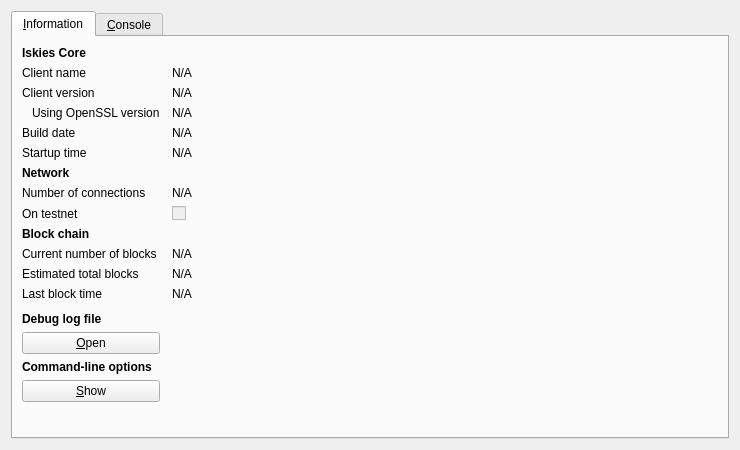
<?xml version="1.0" encoding="UTF-8"?>
<ui version="4.0">
 <class>RPCConsole</class>
 <widget class="QDialog" name="RPCConsole">
  <property name="geometry">
   <rect>
    <x>0</x>
    <y>0</y>
    <width>740</width>
    <height>450</height>
   </rect>
  </property>
  <property name="windowTitle">
   <string>Iskies - Debug window</string>
  </property>
  <layout class="QVBoxLayout" name="verticalLayout_2">
   <item>
    <widget class="QTabWidget" name="tabWidget">
     <property name="currentIndex">
      <number>0</number>
     </property>
     <widget class="QWidget" name="tab_info">
      <attribute name="title">
       <string>&amp;Information</string>
      </attribute>
      <layout class="QGridLayout" name="gridLayout" columnstretch="0,1">
       <property name="horizontalSpacing">
        <number>12</number>
       </property>
       <item row="0" column="0">
        <widget class="QLabel" name="label_9">
         <property name="font">
          <font>
           <weight>75</weight>
           <bold>true</bold>
          </font>
         </property>
         <property name="text">
          <string>Iskies Core</string>
         </property>
        </widget>
       </item>
       <item row="1" column="0">
        <widget class="QLabel" name="label_5">
         <property name="text">
          <string>Client name</string>
         </property>
        </widget>
       </item>
       <item row="1" column="1">
        <widget class="QLabel" name="clientName">
         <property name="cursor">
          <cursorShape>IBeamCursor</cursorShape>
         </property>
         <property name="text">
          <string>N/A</string>
         </property>
         <property name="textFormat">
          <enum>Qt::PlainText</enum>
         </property>
         <property name="textInteractionFlags">
          <set>Qt::LinksAccessibleByMouse|Qt::TextSelectableByKeyboard|Qt::TextSelectableByMouse</set>
         </property>
        </widget>
       </item>
       <item row="2" column="0">
        <widget class="QLabel" name="label_6">
         <property name="text">
          <string>Client version</string>
         </property>
        </widget>
       </item>
       <item row="2" column="1">
        <widget class="QLabel" name="clientVersion">
         <property name="cursor">
          <cursorShape>IBeamCursor</cursorShape>
         </property>
         <property name="text">
          <string>N/A</string>
         </property>
         <property name="textFormat">
          <enum>Qt::PlainText</enum>
         </property>
         <property name="textInteractionFlags">
          <set>Qt::LinksAccessibleByMouse|Qt::TextSelectableByKeyboard|Qt::TextSelectableByMouse</set>
         </property>
        </widget>
       </item>
       <item row="3" column="0">
        <widget class="QLabel" name="label_14">
         <property name="text">
          <string>Using OpenSSL version</string>
         </property>
         <property name="indent">
          <number>10</number>
         </property>
        </widget>
       </item>
       <item row="3" column="1">
        <widget class="QLabel" name="openSSLVersion">
         <property name="cursor">
          <cursorShape>IBeamCursor</cursorShape>
         </property>
         <property name="text">
          <string>N/A</string>
         </property>
         <property name="textFormat">
          <enum>Qt::PlainText</enum>
         </property>
         <property name="textInteractionFlags">
          <set>Qt::LinksAccessibleByMouse|Qt::TextSelectableByKeyboard|Qt::TextSelectableByMouse</set>
         </property>
        </widget>
       </item>
       <item row="4" column="0">
        <widget class="QLabel" name="label_12">
         <property name="text">
          <string>Build date</string>
         </property>
        </widget>
       </item>
       <item row="4" column="1">
        <widget class="QLabel" name="buildDate">
         <property name="cursor">
          <cursorShape>IBeamCursor</cursorShape>
         </property>
         <property name="text">
          <string>N/A</string>
         </property>
         <property name="textFormat">
          <enum>Qt::PlainText</enum>
         </property>
         <property name="textInteractionFlags">
          <set>Qt::LinksAccessibleByMouse|Qt::TextSelectableByKeyboard|Qt::TextSelectableByMouse</set>
         </property>
        </widget>
       </item>
       <item row="5" column="0">
        <widget class="QLabel" name="label_13">
         <property name="text">
          <string>Startup time</string>
         </property>
        </widget>
       </item>
       <item row="5" column="1">
        <widget class="QLabel" name="startupTime">
         <property name="cursor">
          <cursorShape>IBeamCursor</cursorShape>
         </property>
         <property name="text">
          <string>N/A</string>
         </property>
         <property name="textFormat">
          <enum>Qt::PlainText</enum>
         </property>
         <property name="textInteractionFlags">
          <set>Qt::LinksAccessibleByMouse|Qt::TextSelectableByKeyboard|Qt::TextSelectableByMouse</set>
         </property>
        </widget>
       </item>
       <item row="6" column="0">
        <widget class="QLabel" name="label_11">
         <property name="font">
          <font>
           <weight>75</weight>
           <bold>true</bold>
          </font>
         </property>
         <property name="text">
          <string>Network</string>
         </property>
        </widget>
       </item>
       <item row="7" column="0">
        <widget class="QLabel" name="label_7">
         <property name="text">
          <string>Number of connections</string>
         </property>
        </widget>
       </item>
       <item row="7" column="1">
        <widget class="QLabel" name="numberOfConnections">
         <property name="cursor">
          <cursorShape>IBeamCursor</cursorShape>
         </property>
         <property name="text">
          <string>N/A</string>
         </property>
         <property name="textFormat">
          <enum>Qt::PlainText</enum>
         </property>
         <property name="textInteractionFlags">
          <set>Qt::LinksAccessibleByMouse|Qt::TextSelectableByKeyboard|Qt::TextSelectableByMouse</set>
         </property>
        </widget>
       </item>
       <item row="8" column="0">
        <widget class="QLabel" name="label_8">
         <property name="text">
          <string>On testnet</string>
         </property>
        </widget>
       </item>
       <item row="8" column="1">
        <widget class="QCheckBox" name="isTestNet">
         <property name="enabled">
          <bool>false</bool>
         </property>
         <property name="text">
          <string/>
         </property>
        </widget>
       </item>
       <item row="9" column="0">
        <widget class="QLabel" name="label_10">
         <property name="font">
          <font>
           <weight>75</weight>
           <bold>true</bold>
          </font>
         </property>
         <property name="text">
          <string>Block chain</string>
         </property>
        </widget>
       </item>
       <item row="10" column="0">
        <widget class="QLabel" name="label_3">
         <property name="text">
          <string>Current number of blocks</string>
         </property>
        </widget>
       </item>
       <item row="10" column="1">
        <widget class="QLabel" name="numberOfBlocks">
         <property name="cursor">
          <cursorShape>IBeamCursor</cursorShape>
         </property>
         <property name="text">
          <string>N/A</string>
         </property>
         <property name="textFormat">
          <enum>Qt::PlainText</enum>
         </property>
         <property name="textInteractionFlags">
          <set>Qt::LinksAccessibleByMouse|Qt::TextSelectableByKeyboard|Qt::TextSelectableByMouse</set>
         </property>
        </widget>
       </item>
       <item row="11" column="0">
        <widget class="QLabel" name="label_4">
         <property name="text">
          <string>Estimated total blocks</string>
         </property>
        </widget>
       </item>
       <item row="11" column="1">
        <widget class="QLabel" name="totalBlocks">
         <property name="cursor">
          <cursorShape>IBeamCursor</cursorShape>
         </property>
         <property name="text">
          <string>N/A</string>
         </property>
         <property name="textFormat">
          <enum>Qt::PlainText</enum>
         </property>
         <property name="textInteractionFlags">
          <set>Qt::LinksAccessibleByMouse|Qt::TextSelectableByKeyboard|Qt::TextSelectableByMouse</set>
         </property>
        </widget>
       </item>
       <item row="12" column="0">
        <widget class="QLabel" name="label_2">
         <property name="text">
          <string>Last block time</string>
         </property>
        </widget>
       </item>
       <item row="12" column="1">
        <widget class="QLabel" name="lastBlockTime">
         <property name="cursor">
          <cursorShape>IBeamCursor</cursorShape>
         </property>
         <property name="text">
          <string>N/A</string>
         </property>
         <property name="textFormat">
          <enum>Qt::PlainText</enum>
         </property>
         <property name="textInteractionFlags">
          <set>Qt::LinksAccessibleByMouse|Qt::TextSelectableByKeyboard|Qt::TextSelectableByMouse</set>
         </property>
        </widget>
       </item>
       <item row="13" column="0">
        <spacer name="verticalSpacer_2">
         <property name="orientation">
          <enum>Qt::Vertical</enum>
         </property>
         <property name="sizeHint" stdset="0">
          <size>
           <width>20</width>
           <height>20</height>
          </size>
         </property>
        </spacer>
       </item>
       <item row="14" column="0">
        <widget class="QLabel" name="labelDebugLogfile">
         <property name="font">
          <font>
           <weight>75</weight>
           <bold>true</bold>
          </font>
         </property>
         <property name="text">
          <string>Debug log file</string>
         </property>
        </widget>
       </item>
       <item row="15" column="0">
        <widget class="QPushButton" name="openDebugLogfileButton">
         <property name="toolTip">
          <string>Open the Iskies debug log file from the current data directory. This can take a few seconds for large log files.</string>
         </property>
         <property name="text">
          <string>&amp;Open</string>
         </property>
         <property name="autoDefault">
          <bool>false</bool>
         </property>
        </widget>
       </item>
       <item row="16" column="0">
        <widget class="QLabel" name="labelCLOptions">
         <property name="font">
          <font>
           <weight>75</weight>
           <bold>true</bold>
          </font>
         </property>
         <property name="text">
          <string>Command-line options</string>
         </property>
        </widget>
       </item>
       <item row="17" column="0">
        <widget class="QPushButton" name="showCLOptionsButton">
         <property name="toolTip">
          <string>Show the Iskies-Qt help message to get a list with possible Iskies command-line options.</string>
         </property>
         <property name="text">
          <string>&amp;Show</string>
         </property>
         <property name="autoDefault">
          <bool>false</bool>
         </property>
        </widget>
       </item>
       <item row="18" column="0">
        <spacer name="verticalSpacer">
         <property name="orientation">
          <enum>Qt::Vertical</enum>
         </property>
         <property name="sizeHint" stdset="0">
          <size>
           <width>20</width>
           <height>40</height>
          </size>
         </property>
        </spacer>
       </item>
      </layout>
     </widget>
     <widget class="QWidget" name="tab_console">
      <attribute name="title">
       <string>&amp;Console</string>
      </attribute>
      <layout class="QVBoxLayout" name="verticalLayout_3">
       <property name="spacing">
        <number>3</number>
       </property>
       <item>
        <widget class="QTextEdit" name="messagesWidget">
         <property name="minimumSize">
          <size>
           <width>0</width>
           <height>100</height>
          </size>
         </property>
         <property name="readOnly">
          <bool>true</bool>
         </property>
         <property name="tabKeyNavigation" stdset="0">
          <bool>false</bool>
         </property>
         <property name="columnCount" stdset="0">
          <number>2</number>
         </property>
        </widget>
       </item>
       <item>
        <layout class="QHBoxLayout" name="horizontalLayout">
         <property name="spacing">
          <number>3</number>
         </property>
         <item>
          <widget class="QLabel" name="label">
           <property name="text">
            <string notr="true">&gt;</string>
           </property>
          </widget>
         </item>
         <item>
          <widget class="QLineEdit" name="lineEdit"/>
         </item>
         <item>
          <widget class="QPushButton" name="clearButton">
           <property name="maximumSize">
            <size>
             <width>24</width>
             <height>24</height>
            </size>
           </property>
           <property name="toolTip">
            <string>Clear console</string>
           </property>
           <property name="text">
            <string/>
           </property>
           <property name="icon">
            <iconset resource="../bitcoin.qrc">
             <normaloff>:/icons/remove</normaloff>:/icons/remove</iconset>
           </property>
           <property name="shortcut">
            <string notr="true">Ctrl+L</string>
           </property>
           <property name="autoDefault">
            <bool>false</bool>
           </property>
          </widget>
         </item>
        </layout>
       </item>
      </layout>
     </widget>
    </widget>
   </item>
  </layout>
 </widget>
 <resources>
  <include location="../bitcoin.qrc"/>
 </resources>
 <connections/>
</ui>
